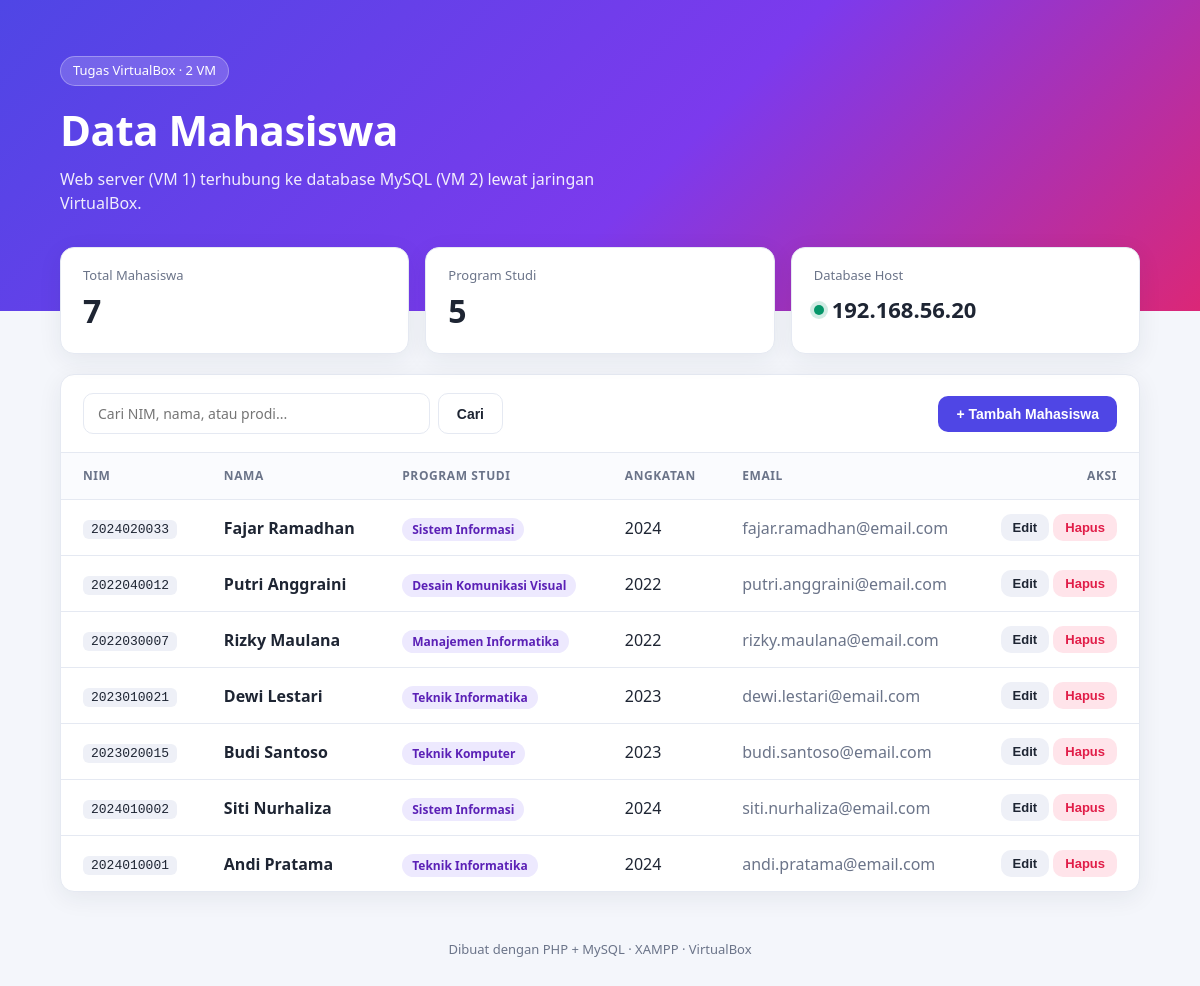
The page / on the database its author committed.
### tables this page shows
CREATE TABLE mahasiswa (
    id         INT UNSIGNED NOT NULL AUTO_INCREMENT,
    nim        VARCHAR(20)  NOT NULL,
    nama       VARCHAR(100) NOT NULL,
    prodi      VARCHAR(60)  NOT NULL,
    angkatan   SMALLINT     NOT NULL,
    email      VARCHAR(100) NOT NULL,
    created_at TIMESTAMP    NOT NULL DEFAULT CURRENT_TIMESTAMP,
    PRIMARY KEY (id),
    UNIQUE KEY uk_nim (nim)
);

### web/config.php (called while the page is built, shortened)
<?php
function e(?string $s): string {
    return htmlspecialchars($s ?? '', ENT_QUOTES, 'UTF-8');
}

### web/index.php (the view, shortened to what this page needs)
<?php
require __DIR__ . '/config.php';
$error = null;
$rows = [];
$total = 0;
$prodiCount = 0;
$q = trim($_GET['q'] ?? '');
try {
    $pdo = db();
    if ($q !== '') {
        $stmt = $pdo->prepare(
            'SELECT * FROM mahasiswa
             WHERE nim LIKE :q OR nama LIKE :q OR prodi LIKE :q
             ORDER BY id DESC'
        );
        $stmt->execute([':q' => "%$q%"]);
    } else {
        $stmt = $pdo->query('SELECT * FROM mahasiswa ORDER BY id DESC');
    }
    $rows = $stmt->fetchAll();
    $total      = (int) $pdo->query('SELECT COUNT(*) FROM mahasiswa')->fetchColumn();
    $prodiCount = (int) $pdo->query('SELECT COUNT(DISTINCT prodi) FROM mahasiswa')->fetchColumn();
} catch (PDOException $ex) {
    $error = $ex->getMessage();
}
?>
<!DOCTYPE html>
<html lang="id">
<head>
    <link rel="stylesheet" href="style.css">
</head>
<body>
<header class="hero">
    <div class="container">
        <span class="badge">Tugas VirtualBox &middot; 2 VM</span>
        <h1>Data Mahasiswa</h1>
        <p>Web server (VM 1) terhubung ke database MySQL (VM 2) lewat jaringan VirtualBox.</p>
    </div>
</header>
<main class="container">
    <?php if ($error): ?>
        <section class="alert alert-error">
            <strong>Gagal terhubung ke database.</strong>
            <p>Cek IP VM Database di <code>config.php</code>, firewall port 3306, dan user MySQL.</p>
            <pre><?= e($error) ?></pre>
        </section>
    <?php else: ?>
        <section class="stats">
            <div class="card stat">
                <span class="stat-label">Total Mahasiswa</span>
                <span class="stat-value"><?= $total ?></span>
            </div>
            <div class="card stat">
                <span class="stat-label">Program Studi</span>
                <span class="stat-value"><?= $prodiCount ?></span>
            </div>
            <div class="card stat">
                <span class="stat-label">Database Host</span>
                <span class="stat-value small"><span class="dot"></span><?= e(DB_HOST) ?></span>
            </div>
        </section>
        <section class="card">
            <div class="toolbar">
                <form method="get" class="search">
                    <input type="search" name="q" value="<?= e($q) ?>" placeholder="Cari NIM, nama, atau prodi...">
                    <button type="submit" class="btn btn-ghost">Cari</button>
                </form>
                <button class="btn btn-primary" onclick="bukaForm()">+ Tambah Mahasiswa</button>
            </div>
            <div class="table-wrap">
                <table>
                    <thead>
                    <tr>
                        <th>NIM</th>
                        <th>Nama</th>
                        <th>Program Studi</th>
                        <th>Angkatan</th>
                        <th>Email</th>
                        <th class="right">Aksi</th>
                    </tr>
                    </thead>
                    <tbody>
                    <?php foreach ($rows as $r): ?>
                        <tr>
                            <td><code><?= e($r['nim']) ?></code></td>
                            <td><strong><?= e($r['nama']) ?></strong></td>
                            <td><span class="pill"><?= e($r['prodi']) ?></span></td>
                            <td><?= e((string) $r['angkatan']) ?></td>
                            <td class="muted"><?= e($r['email']) ?></td>
                            <td class="right">
                                <button class="btn btn-small"
                                        data-id="<?= (int) $r['id'] ?>"
                                        data-nim="<?= e($r['nim']) ?>"
                                        data-nama="<?= e($r['nama']) ?>"
                                        data-prodi="<?= e($r['prodi']) ?>"
                                        data-angkatan="<?= e((string) $r['angkatan']) ?>"
                                        data-email="<?= e($r['email']) ?>"
                                        onclick="bukaForm(this)">Edit</button>
                                <form method="post" action="aksi.php" class="inline"
                                      onsubmit="return confirm('Hapus data <?= e($r['nama']) ?>?')">
                                    <button class="btn btn-small btn-danger">Hapus</button>
                                </form>
                            </td>
                        </tr>
                    <?php endforeach; ?>
                    </tbody>
                </table>
            </div>
        </section>
    <?php endif; ?>
</main>
<footer class="container foot">
    Dibuat dengan PHP + MySQL &middot; XAMPP &middot; VirtualBox
</footer>
</body>
</html>

### web/style.css (style rules this page uses)
:root { --bg: #f4f6fb; --card: #ffffff; --text: #1e2533; --muted: #6b7489; --line: #e5e9f2; --primary: #4f46e5; --primary-dark: #4338ca; --danger: #e11d48; --ok: #059669; --radius: 14px; }
* { box-sizing: border-box; }
body { margin: 0; font-family: "Segoe UI", system-ui, -apple-system, Roboto, Arial, sans-serif; background: var(--bg); color: var(--text); line-height: 1.5; }
.container { width: min(1080px, 92%); margin: 0 auto; }
.hero { background: linear-gradient(135deg, #4f46e5 0%, #7c3aed 55%, #db2777 100%); color: #fff; padding: 56px 0 96px; }
.hero h1 { margin: 12px 0 6px; font-size: clamp(28px, 5vw, 42px); letter-spacing: -0.5px; }
.hero p { margin: 0; opacity: .9; max-width: 560px; }
.badge { display: inline-block; background: rgba(255,255,255,.18); border: 1px solid rgba(255,255,255,.3); padding: 4px 12px; border-radius: 999px; font-size: 13px; }
main.container { margin-top: -64px; padding-bottom: 24px; }
.card { background: var(--card); border-radius: var(--radius); box-shadow: 0 6px 24px rgba(30, 37, 51, .07); border: 1px solid var(--line); }
.stats { display: grid; grid-template-columns: repeat(auto-fit, minmax(200px, 1fr)); gap: 16px; margin-bottom: 20px; }
.stat { padding: 18px 22px; display: flex; flex-direction: column; }
.stat-label { color: var(--muted); font-size: 13px; }
.stat-value { font-size: 32px; font-weight: 700; margin-top: 2px; }
.stat-value.small { font-size: 22px; display: flex; align-items: center; gap: 8px; margin-top: 8px; }
.dot { width: 10px; height: 10px; background: var(--ok); border-radius: 50%; box-shadow: 0 0 0 4px rgba(5,150,105,.18); }
.toolbar { display: flex; gap: 12px; flex-wrap: wrap; justify-content: space-between; align-items: center; padding: 18px 22px; border-bottom: 1px solid var(--line); }
.search { display: flex; gap: 8px; flex: 1; min-width: 240px; max-width: 420px; }
.search input { flex: 1; }
.btn { border: 0; cursor: pointer; padding: 10px 18px; border-radius: 10px; font-size: 14px; font-weight: 600; background: #eef0f7; color: var(--text); transition: transform .08s, background .15s; }
.btn-primary { background: var(--primary); color: #fff; }
.btn-ghost { background: transparent; border: 1px solid var(--line); }
.btn-small { padding: 6px 12px; font-size: 13px; }
.btn-danger { background: #ffe4ea; color: var(--danger); }
input, select { width: 100%; padding: 10px 14px; border: 1px solid var(--line); border-radius: 10px; font-size: 14px; font-family: inherit; background: #fff; color: var(--text); }
.table-wrap { overflow-x: auto; }
table { width: 100%; border-collapse: collapse; }
th, td { padding: 14px 22px; text-align: left; white-space: nowrap; }
th { font-size: 12px; text-transform: uppercase; letter-spacing: .6px; color: var(--muted); background: #fafbfe; }
tbody tr { border-top: 1px solid var(--line); }
td.right, th.right { text-align: right; }
td code { background: #eef0f7; padding: 2px 8px; border-radius: 6px; font-size: 13px; }
.muted { color: var(--muted); }
.pill { background: #ede9fe; color: #5b21b6; padding: 3px 10px; border-radius: 999px; font-size: 12px; font-weight: 600; }
form.inline { display: inline; }
.foot { text-align: center; color: var(--muted); font-size: 13px; padding: 24px 0 40px; }

### rows shown on the page
mahasiswa: nim "2024020033", nama "Fajar Ramadhan", prodi "Sistem Informasi", angkatan "2024", email "fajar.ramadhan@email.com"
mahasiswa: nim "2022040012", nama "Putri Anggraini", prodi "Desain Komunikasi Visual", angkatan "2022", email "putri.anggraini@email.com"
mahasiswa: nim "2022030007", nama "Rizky Maulana", prodi "Manajemen Informatika", angkatan "2022", email "rizky.maulana@email.com"
mahasiswa: nim "2023010021", nama "Dewi Lestari", prodi "Teknik Informatika", angkatan "2023", email "dewi.lestari@email.com"
mahasiswa: nim "2023020015", nama "Budi Santoso", prodi "Teknik Komputer", angkatan "2023", email "budi.santoso@email.com"
mahasiswa: nim "2024010002", nama "Siti Nurhaliza", prodi "Sistem Informasi", angkatan "2024", email "siti.nurhaliza@email.com"
mahasiswa: nim "2024010001", nama "Andi Pratama", prodi "Teknik Informatika", angkatan "2024", email "andi.pratama@email.com"

### other values the page prints
$total "7"
$prodiCount "5"
DB_HOST "192.168.56.20"
